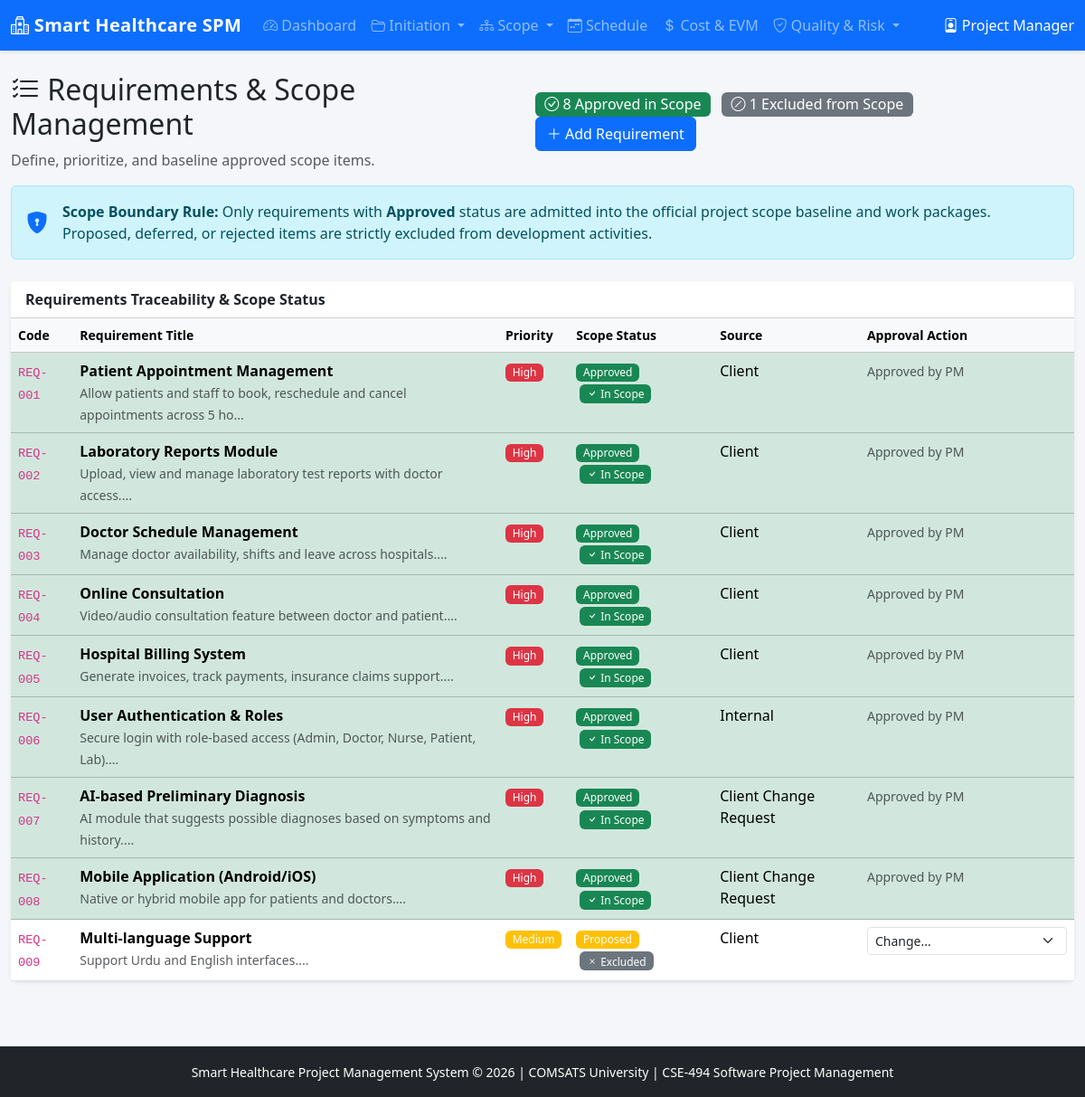
The app's page /modules/requirements.php with its own data.
### tables this page shows
CREATE TABLE requirements (
    id INT AUTO_INCREMENT PRIMARY KEY,
    project_id INT NOT NULL,
    req_code VARCHAR(20) NOT NULL,
    title VARCHAR(200) NOT NULL,
    description TEXT,
    priority ENUM('High','Medium','Low') DEFAULT 'Medium',
    status ENUM('Proposed','Approved','Rejected','Deferred') DEFAULT 'Proposed',
    source VARCHAR(100),
    created_by INT,
    approved_by INT NULL,
    approved_at DATETIME NULL,
    created_at TIMESTAMP DEFAULT CURRENT_TIMESTAMP,
    FOREIGN KEY (project_id) REFERENCES projects(id) ON DELETE CASCADE,
    FOREIGN KEY (created_by) REFERENCES users(id),
    FOREIGN KEY (approved_by) REFERENCES users(id)
);

### modules/requirements.php (the view, shortened to what this page needs)
<?php
require_once '../includes/functions.php';
$requirements = $pdo->query("SELECT r.*, u.name as creator FROM requirements r LEFT JOIN users u ON r.created_by=u.id ORDER BY r.id")->fetchAll();
    $approvedCount = count(array_filter($requirements, fn($r) => $r['status'] === 'Approved'));
    $unapprovedCount = count($requirements) - $approvedCount;
include '../includes/header.php';
?>
<div class="container-fluid py-4">
    <div class="d-flex justify-content-between align-items-center mb-3">
        <div>
            <h2><i class="bi bi-list-check"></i> Requirements & Scope Management</h2>
            <p class="text-muted mb-0">Define, prioritize, and baseline approved scope items.</p>
        </div>
        <div>
            <span class="badge bg-success fs-6 me-2"><i class="bi bi-check-circle"></i> <?= $approvedCount ?> Approved in Scope</span>
            <span class="badge bg-secondary fs-6 me-2"><i class="bi bi-slash-circle"></i> <?= $unapprovedCount ?> Excluded from Scope</span>
            <button class="btn btn-primary" data-bs-toggle="modal" data-bs-target="#addModal"><i class="bi bi-plus-lg"></i> Add Requirement</button>
        </div>
    </div>
    <div class="alert alert-info d-flex align-items-center mb-4">
        <i class="bi bi-shield-lock-fill fs-4 me-3 text-primary"></i>
        <div>
            <strong>Scope Boundary Rule:</strong> Only requirements with <strong>Approved</strong> status are admitted into the official project scope baseline and work packages. Proposed, deferred, or rejected items are strictly excluded from development activities.
        </div>
    </div>
    <div class="card border-0 shadow-sm">
        <div class="card-header bg-white fw-bold">Requirements Traceability & Scope Status</div>
        <div class="card-body p-0">
            <div class="table-responsive">
                <table class="table table-hover mb-0">
                    <thead class="table-light">
                        <tr>
                            <th>Code</th><th>Requirement Title</th><th>Priority</th><th>Scope Status</th><th>Source</th><th>Approval Action</th>
                        </tr>
                    </thead>
                    <tbody>
                        <?php foreach ($requirements as $r):
                            $isApproved = ($r['status'] === 'Approved');
                        ?>
                        <tr class="<?= $isApproved ? 'table-success bg-opacity-25' : ($r['status']=='Rejected'?'table-danger bg-opacity-25':'') ?>">
                            <td><code><?= htmlspecialchars($r['req_code']) ?></code></td>
                            <td>
                                <strong><?= htmlspecialchars($r['title']) ?></strong>
                                <br><small class="text-muted"><?= htmlspecialchars(substr($r['description']??'',0,80)) ?>...</small>
                            </td>
                            <td><?= statusBadge($r['priority']) ?></td>
                            <td>
                                <?= statusBadge($r['status']) ?>
                                <?php if ($isApproved): ?>
                                    <span class="badge bg-success ms-1"><i class="bi bi-check"></i> In Scope</span>
                                <?php else: ?>
                                    <span class="badge bg-secondary ms-1"><i class="bi bi-x"></i> Excluded</span>
                                <?php endif; ?>
                            </td>
                            <td><?= htmlspecialchars($r['source'] ?? '-') ?></td>
                            <td>
                                <?php if ($r['status'] !== 'Approved' && $r['status'] !== 'Rejected'): ?>
                                <form method="POST" class="d-inline">
                                    <select name="status" class="form-select form-select-sm d-inline-block w-auto" onchange="this.form.submit()">
                                        <option value="">Change...</option>
                                    </select>
                                </form>
                                <?php else: ?>
                                    <span class="text-muted small"><?= $isApproved ? 'Approved by PM' : 'Rejected' ?></span>
                                <?php endif; ?>
                            </td>
                        </tr>
                        <?php endforeach; ?>
                    </tbody>
                </table>
            </div>
        </div>
    </div>
</div>
<?php include '../includes/footer.php'; ?>

### includes/functions.php (shortened to what this page needs)
<?php
function statusBadge($status) {
    $colors = [
        'Approved' => 'success', 'Completed' => 'success', 'Achieved' => 'success', 'Passed' => 'success', 'Closed' => 'success', 'Resolved' => 'success',
        'In Progress' => 'primary', 'Executing' => 'primary', 'Under Review' => 'info', 'Assessed' => 'info', 'Mitigating' => 'info',
        'Open' => 'warning', 'Pending' => 'warning', 'Proposed' => 'warning', 'Submitted' => 'warning', 'Not Started' => 'secondary',
        'Delayed' => 'danger', 'Critical' => 'danger', 'Failed' => 'danger', 'Rejected' => 'danger', 'Missed' => 'danger',
        'High' => 'danger', 'Medium' => 'warning', 'Low' => 'secondary'
    ];
    $color = $colors[$status] ?? 'secondary';
    return '<span class="badge bg-' . $color . '">' . htmlspecialchars($status) . '</span>';
}

### assets/css/style.css (style rules this page uses)
body { background-color: #f4f6f9; font-family: 'Segoe UI', system-ui, sans-serif; }
.card { border-radius: 0.5rem; }
.table th { font-weight: 600; font-size: 0.875rem; }
code { font-size: 0.85em; }
.badge { font-weight: 500; }

### records on screen
requirements: req_code "REQ-001", title "Patient Appointment Management", description "Allow patients and staff to book, reschedule and cancel appointments across 5 ho", priority "High Approved", status "Approved" (drawn), source "Client"
requirements: req_code "REQ-002", title "Laboratory Reports Module", description "Upload, view and manage laboratory test reports with doctor access.", priority "High Approved", status "Approved" (drawn), source "Client"
requirements: req_code "REQ-003", title "Doctor Schedule Management", description "Manage doctor availability, shifts and leave across hospitals.", priority "High Approved", status "Approved" (drawn), source "Client"
requirements: req_code "REQ-004", title "Online Consultation", description "Video/audio consultation feature between doctor and patient.", priority "High Approved", status "Approved" (drawn), source "Client"
requirements: req_code "REQ-005", title "Hospital Billing System", description "Generate invoices, track payments, insurance claims support.", priority "High Approved", status "Approved" (drawn), source "Client"
requirements: req_code "REQ-006", title "User Authentication & Roles", description "Secure login with role-based access (Admin, Doctor, Nurse, Patient, Lab).", priority "High Approved", status "Approved" (drawn), source "Internal"
requirements: req_code "REQ-007", title "AI-based Preliminary Diagnosis", description "AI module that suggests possible diagnoses based on symptoms and history.", priority "High Approved", status "Approved" (drawn), source "Client Change Request"
requirements: req_code "REQ-008", title "Mobile Application (Android/iOS)", description "Native or hybrid mobile app for patients and doctors.", priority "High Approved", status "Approved" (drawn), source "Client Change Request"
requirements: req_code "REQ-009", title "Multi-language Support", description "Support Urdu and English interfaces.", priority "Medium Proposed", status "Proposed" (drawn), source "Client"

### other values on screen
$approvedCount "8"
$unapprovedCount "1"
